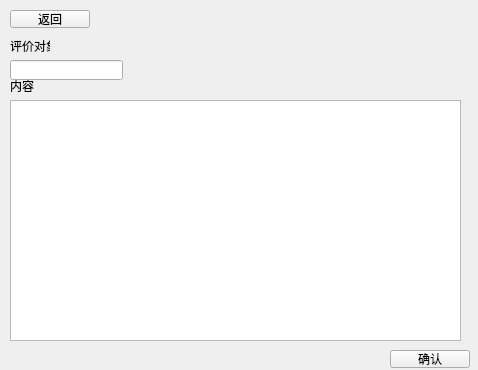
<?xml version="1.0" encoding="UTF-8"?>
<ui version="4.0">
 <class>stu_comment</class>
 <widget class="QWidget" name="stu_comment">
  <property name="geometry">
   <rect>
    <x>0</x>
    <y>0</y>
    <width>478</width>
    <height>370</height>
   </rect>
  </property>
  <property name="windowTitle">
   <string>Form</string>
  </property>
  <widget class="QPushButton" name="Return">
   <property name="geometry">
    <rect>
     <x>10</x>
     <y>10</y>
     <width>80</width>
     <height>18</height>
    </rect>
   </property>
   <property name="text">
    <string>返回</string>
   </property>
  </widget>
  <widget class="QTextEdit" name="contentEdit">
   <property name="geometry">
    <rect>
     <x>10</x>
     <y>100</y>
     <width>451</width>
     <height>241</height>
    </rect>
   </property>
  </widget>
  <widget class="QLineEdit" name="teaEdit">
   <property name="geometry">
    <rect>
     <x>10</x>
     <y>60</y>
     <width>113</width>
     <height>20</height>
    </rect>
   </property>
  </widget>
  <widget class="QPushButton" name="confirm">
   <property name="geometry">
    <rect>
     <x>390</x>
     <y>350</y>
     <width>80</width>
     <height>18</height>
    </rect>
   </property>
   <property name="text">
    <string>确认</string>
   </property>
  </widget>
  <widget class="QLabel" name="label">
   <property name="geometry">
    <rect>
     <x>10</x>
     <y>40</y>
     <width>40</width>
     <height>12</height>
    </rect>
   </property>
   <property name="text">
    <string>评价对象</string>
   </property>
  </widget>
  <widget class="QLabel" name="label_2">
   <property name="geometry">
    <rect>
     <x>10</x>
     <y>80</y>
     <width>40</width>
     <height>12</height>
    </rect>
   </property>
   <property name="text">
    <string>内容</string>
   </property>
  </widget>
 </widget>
 <resources/>
 <connections/>
</ui>
